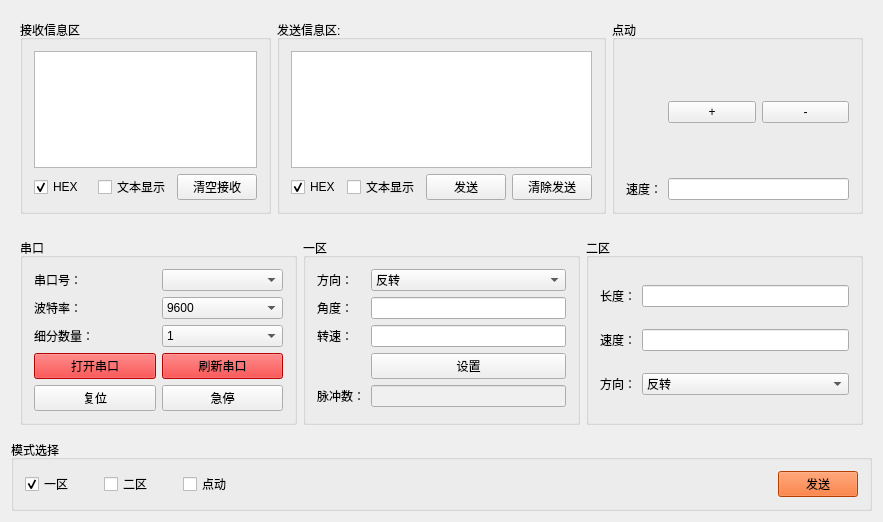
<?xml version="1.0" encoding="UTF-8"?>
<ui version="4.0">
 <class>Widget</class>
 <widget class="QWidget" name="Widget">
  <property name="geometry">
   <rect>
    <x>0</x>
    <y>0</y>
    <width>883</width>
    <height>522</height>
   </rect>
  </property>
  <property name="windowTitle">
   <string>工具</string>
  </property>
  <property name="styleSheet">
   <string notr="true"/>
  </property>
  <layout class="QGridLayout" name="gridLayout_11" rowstretch="4,2,1">
   <item row="0" column="0">
    <layout class="QGridLayout" name="gridLayout_4" columnstretch="1,1,1">
     <property name="leftMargin">
      <number>9</number>
     </property>
     <property name="topMargin">
      <number>9</number>
     </property>
     <property name="rightMargin">
      <number>9</number>
     </property>
     <property name="bottomMargin">
      <number>9</number>
     </property>
     <item row="0" column="0">
      <widget class="QGroupBox" name="groupBox">
       <property name="title">
        <string>接收信息区</string>
       </property>
       <layout class="QGridLayout" name="gridLayout_5">
        <item row="1" column="2">
         <widget class="QPushButton" name="pushButtonClearRecv">
          <property name="text">
           <string>清空接收</string>
          </property>
         </widget>
        </item>
        <item row="0" column="0" colspan="3">
         <widget class="QTextEdit" name="textEditRecv">
          <property name="readOnly">
           <bool>false</bool>
          </property>
         </widget>
        </item>
        <item row="1" column="0">
         <widget class="QCheckBox" name="checkBoxRecvHex">
          <property name="text">
           <string>HEX</string>
          </property>
          <property name="checked">
           <bool>true</bool>
          </property>
          <property name="autoExclusive">
           <bool>true</bool>
          </property>
         </widget>
        </item>
        <item row="1" column="1">
         <widget class="QCheckBox" name="checkBoxRecvText">
          <property name="text">
           <string>文本显示</string>
          </property>
          <property name="checked">
           <bool>false</bool>
          </property>
          <property name="autoExclusive">
           <bool>true</bool>
          </property>
         </widget>
        </item>
       </layout>
      </widget>
     </item>
     <item row="0" column="1">
      <widget class="QGroupBox" name="groupBox_2">
       <property name="title">
        <string>发送信息区:</string>
       </property>
       <layout class="QGridLayout" name="gridLayout_2">
        <item row="0" column="0" colspan="4">
         <widget class="QTextEdit" name="textEditSend"/>
        </item>
        <item row="1" column="0">
         <widget class="QCheckBox" name="checkBoxSendHex">
          <property name="text">
           <string>HEX</string>
          </property>
          <property name="checked">
           <bool>true</bool>
          </property>
          <property name="autoExclusive">
           <bool>true</bool>
          </property>
         </widget>
        </item>
        <item row="1" column="1">
         <widget class="QCheckBox" name="checkBoxSendText">
          <property name="text">
           <string>文本显示</string>
          </property>
          <property name="autoExclusive">
           <bool>true</bool>
          </property>
         </widget>
        </item>
        <item row="1" column="2">
         <widget class="QPushButton" name="pushButtonSendSend">
          <property name="text">
           <string>发送</string>
          </property>
         </widget>
        </item>
        <item row="1" column="3">
         <widget class="QPushButton" name="pushButtonSendClear">
          <property name="text">
           <string>清除发送</string>
          </property>
         </widget>
        </item>
       </layout>
      </widget>
     </item>
     <item row="0" column="2">
      <widget class="QGroupBox" name="groupBoxInch_2">
       <property name="title">
        <string>点动</string>
       </property>
       <layout class="QGridLayout" name="gridLayout_7">
        <item row="3" column="0">
         <widget class="QLabel" name="label_4">
          <property name="text">
           <string>速度：</string>
          </property>
         </widget>
        </item>
        <item row="1" column="1">
         <layout class="QGridLayout" name="gridLayout_6">
          <item row="0" column="0">
           <widget class="QPushButton" name="pushButtonPointAdd">
            <property name="text">
             <string>+</string>
            </property>
           </widget>
          </item>
          <item row="0" column="1">
           <widget class="QPushButton" name="pushButtonPointSub">
            <property name="text">
             <string>-</string>
            </property>
           </widget>
          </item>
         </layout>
        </item>
        <item row="3" column="1">
         <widget class="QLineEdit" name="lineEditPointSpeed">
          <property name="text">
           <string/>
          </property>
          <property name="readOnly">
           <bool>true</bool>
          </property>
          <property name="placeholderText">
           <string/>
          </property>
         </widget>
        </item>
        <item row="0" column="1">
         <spacer name="verticalSpacer">
          <property name="orientation">
           <enum>Qt::Vertical</enum>
          </property>
          <property name="sizeHint" stdset="0">
           <size>
            <width>20</width>
            <height>40</height>
           </size>
          </property>
         </spacer>
        </item>
        <item row="2" column="1">
         <spacer name="verticalSpacer_2">
          <property name="orientation">
           <enum>Qt::Vertical</enum>
          </property>
          <property name="sizeHint" stdset="0">
           <size>
            <width>20</width>
            <height>40</height>
           </size>
          </property>
         </spacer>
        </item>
       </layout>
      </widget>
     </item>
    </layout>
   </item>
   <item row="1" column="0">
    <layout class="QGridLayout" name="gridLayout_9" columnstretch="1,1,1">
     <property name="leftMargin">
      <number>9</number>
     </property>
     <property name="topMargin">
      <number>9</number>
     </property>
     <property name="rightMargin">
      <number>9</number>
     </property>
     <property name="bottomMargin">
      <number>9</number>
     </property>
     <item row="0" column="0">
      <widget class="QGroupBox" name="leftTopGroupBox">
       <property name="maximumSize">
        <size>
         <width>16777215</width>
         <height>16777215</height>
        </size>
       </property>
       <property name="styleSheet">
        <string notr="true"/>
       </property>
       <property name="title">
        <string>串口</string>
       </property>
       <layout class="QGridLayout" name="gridLayout_3">
        <item row="1" column="0">
         <widget class="QLabel" name="label_2">
          <property name="text">
           <string>波特率：</string>
          </property>
         </widget>
        </item>
        <item row="2" column="1">
         <widget class="QComboBox" name="comboBoxNum">
          <property name="currentIndex">
           <number>0</number>
          </property>
          <item>
           <property name="text">
            <string>1</string>
           </property>
          </item>
          <item>
           <property name="text">
            <string>2</string>
           </property>
          </item>
          <item>
           <property name="text">
            <string>4</string>
           </property>
          </item>
          <item>
           <property name="text">
            <string>8</string>
           </property>
          </item>
          <item>
           <property name="text">
            <string>16</string>
           </property>
          </item>
          <item>
           <property name="text">
            <string>32</string>
           </property>
          </item>
          <item>
           <property name="text">
            <string>64</string>
           </property>
          </item>
          <item>
           <property name="text">
            <string>128</string>
           </property>
          </item>
         </widget>
        </item>
        <item row="3" column="1">
         <widget class="QPushButton" name="pushButtonUpdateCom">
          <property name="styleSheet">
           <string notr="true">background-color:rgb(255,0,0);</string>
          </property>
          <property name="text">
           <string>刷新串口</string>
          </property>
         </widget>
        </item>
        <item row="1" column="1">
         <widget class="QComboBox" name="comboBoxBaund">
          <property name="currentIndex">
           <number>3</number>
          </property>
          <item>
           <property name="text">
            <string>1200</string>
           </property>
          </item>
          <item>
           <property name="text">
            <string>2400</string>
           </property>
          </item>
          <item>
           <property name="text">
            <string>4800</string>
           </property>
          </item>
          <item>
           <property name="text">
            <string>9600</string>
           </property>
          </item>
          <item>
           <property name="text">
            <string>19200</string>
           </property>
          </item>
          <item>
           <property name="text">
            <string>38400</string>
           </property>
          </item>
          <item>
           <property name="text">
            <string>115200</string>
           </property>
          </item>
         </widget>
        </item>
        <item row="0" column="1">
         <widget class="QComboBox" name="comboBoxName"/>
        </item>
        <item row="0" column="0">
         <widget class="QLabel" name="label">
          <property name="text">
           <string>串口号：</string>
          </property>
         </widget>
        </item>
        <item row="2" column="0">
         <widget class="QLabel" name="label_3">
          <property name="text">
           <string>细分数量：</string>
          </property>
         </widget>
        </item>
        <item row="3" column="0">
         <widget class="QPushButton" name="pushButtonOpen">
          <property name="styleSheet">
           <string notr="true">background-color:rgb(255,0,0);</string>
          </property>
          <property name="text">
           <string>打开串口</string>
          </property>
         </widget>
        </item>
        <item row="4" column="0">
         <widget class="QPushButton" name="pushButtonReset">
          <property name="text">
           <string>复位</string>
          </property>
         </widget>
        </item>
        <item row="4" column="1">
         <widget class="QPushButton" name="pushButtonStopFast">
          <property name="text">
           <string>急停</string>
          </property>
         </widget>
        </item>
       </layout>
      </widget>
     </item>
     <item row="0" column="1">
      <widget class="QGroupBox" name="groupBoxRight">
       <property name="styleSheet">
        <string notr="true"/>
       </property>
       <property name="title">
        <string>一区</string>
       </property>
       <layout class="QGridLayout" name="gridLayout_8">
        <item row="0" column="0">
         <widget class="QLabel" name="label_5">
          <property name="text">
           <string>方向：</string>
          </property>
         </widget>
        </item>
        <item row="0" column="1">
         <widget class="QComboBox" name="comboBoxDirOne">
          <item>
           <property name="text">
            <string>反转</string>
           </property>
          </item>
          <item>
           <property name="text">
            <string>正转</string>
           </property>
          </item>
         </widget>
        </item>
        <item row="1" column="0">
         <widget class="QLabel" name="label_6">
          <property name="text">
           <string>角度：</string>
          </property>
         </widget>
        </item>
        <item row="2" column="0">
         <widget class="QLabel" name="label_7">
          <property name="text">
           <string>转速：</string>
          </property>
         </widget>
        </item>
        <item row="1" column="1">
         <widget class="QLineEdit" name="lineEditAngleOne"/>
        </item>
        <item row="4" column="0">
         <widget class="QLabel" name="label_8">
          <property name="text">
           <string>脉冲数：</string>
          </property>
         </widget>
        </item>
        <item row="2" column="1">
         <widget class="QLineEdit" name="lineEditSpeedOne"/>
        </item>
        <item row="4" column="1">
         <widget class="QLineEdit" name="lineEditPulesOne">
          <property name="styleSheet">
           <string notr="true">background-color: rgb(240, 240, 240);</string>
          </property>
          <property name="readOnly">
           <bool>true</bool>
          </property>
         </widget>
        </item>
        <item row="3" column="1">
         <widget class="QPushButton" name="pushButtonSetOne">
          <property name="text">
           <string>设置</string>
          </property>
         </widget>
        </item>
       </layout>
      </widget>
     </item>
     <item row="0" column="2">
      <widget class="QGroupBox" name="groupBoxRight_2">
       <property name="styleSheet">
        <string notr="true"/>
       </property>
       <property name="title">
        <string>二区</string>
       </property>
       <layout class="QGridLayout" name="gridLayout">
        <item row="1" column="0">
         <widget class="QLabel" name="label_10">
          <property name="text">
           <string>速度：</string>
          </property>
         </widget>
        </item>
        <item row="0" column="0">
         <widget class="QLabel" name="label_11">
          <property name="text">
           <string>长度：</string>
          </property>
         </widget>
        </item>
        <item row="2" column="1">
         <widget class="QComboBox" name="comboBoxDirTwo">
          <item>
           <property name="text">
            <string>反转</string>
           </property>
          </item>
          <item>
           <property name="text">
            <string>正转</string>
           </property>
          </item>
         </widget>
        </item>
        <item row="2" column="0">
         <widget class="QLabel" name="label_9">
          <property name="text">
           <string>方向：</string>
          </property>
         </widget>
        </item>
        <item row="1" column="1">
         <widget class="QLineEdit" name="lineEditSpeedTwo"/>
        </item>
        <item row="0" column="1">
         <widget class="QLineEdit" name="lineEditLengthTwo"/>
        </item>
       </layout>
      </widget>
     </item>
    </layout>
   </item>
   <item row="2" column="0">
    <widget class="QGroupBox" name="groupBox_3">
     <property name="title">
      <string>模式选择</string>
     </property>
     <layout class="QGridLayout" name="gridLayout_10">
      <property name="horizontalSpacing">
       <number>30</number>
      </property>
      <item row="0" column="3">
       <spacer name="horizontalSpacer">
        <property name="orientation">
         <enum>Qt::Horizontal</enum>
        </property>
        <property name="sizeHint" stdset="0">
         <size>
          <width>40</width>
          <height>20</height>
         </size>
        </property>
       </spacer>
      </item>
      <item row="0" column="1">
       <widget class="QCheckBox" name="checkBoxTwo">
        <property name="text">
         <string>二区</string>
        </property>
        <property name="autoExclusive">
         <bool>true</bool>
        </property>
       </widget>
      </item>
      <item row="0" column="0">
       <widget class="QCheckBox" name="checkBoxOne">
        <property name="text">
         <string>一区</string>
        </property>
        <property name="checked">
         <bool>true</bool>
        </property>
        <property name="autoExclusive">
         <bool>true</bool>
        </property>
       </widget>
      </item>
      <item row="0" column="2">
       <widget class="QCheckBox" name="checkBoxPoint">
        <property name="text">
         <string>点动</string>
        </property>
        <property name="autoExclusive">
         <bool>true</bool>
        </property>
       </widget>
      </item>
      <item row="0" column="4">
       <widget class="QPushButton" name="pushButtonSendMode">
        <property name="styleSheet">
         <string notr="true">QPushButton
{
	
	background-color: rgb(255, 85, 0);
}
QPushButton::pressed
{
	
	
	background-color: rgb(42, 218, 165);
}</string>
        </property>
        <property name="text">
         <string>发送</string>
        </property>
       </widget>
      </item>
     </layout>
    </widget>
   </item>
  </layout>
 </widget>
 <layoutdefault spacing="6" margin="11"/>
 <resources/>
 <connections/>
</ui>
